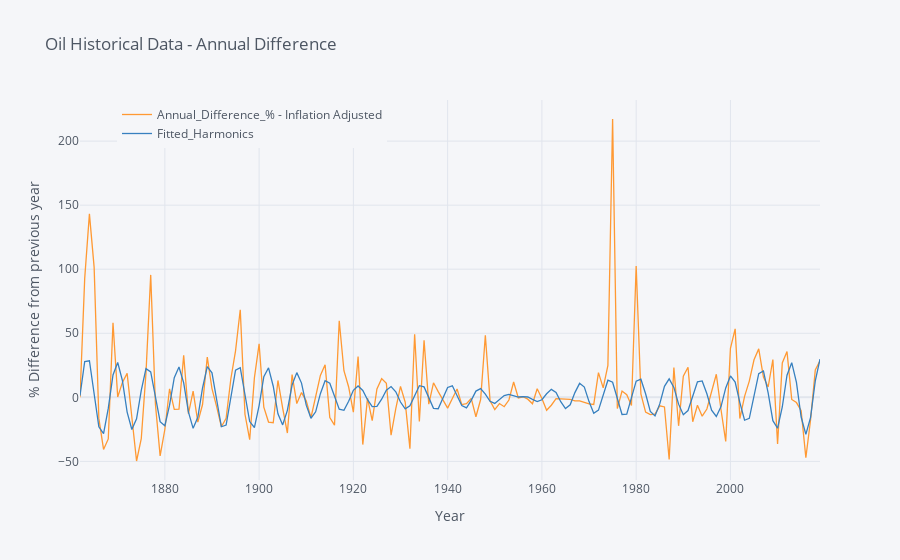

The cell this chart's notebook holds for it:
### Markdown cell above
Fit some weird harmonics

### Code cell
import matplotlib.pyplot as plt
from scipy.optimize import curve_fit

def func(x, a, b, c, d, e, g):
     return a*np.sin(x*g) + b*np.sin(x+d) + c*np.cos(x*e)

df = Oil_since_1861_for_graph
#Define the data to be fit with some noise:
xdata_pre = df.index
ydata = df.loc[:,'Annual_Difference_% - Inflation Adjusted']
xdata = np.linspace(1,len(ydata),len(ydata))

#Fit for the parameters a, b, c of the function func:
popt, pcov = curve_fit(func, xdata, ydata)

Oil_since_1861_for_graph_fits = Oil_since_1861_for_graph_fin[['Annual_Difference_% - Inflation Adjusted']]
Oil_since_1861_for_graph_fits['Fitted_Harmonics'] = func(xdata, *popt)

fig5 = Oil_since_1861_for_graph_fits.iplot(asFigure=True ,xTitle="Year",
                    yTitle="% Difference from previous year", title="Oil Historical Data - Annual Difference")
fig5.update_layout(
    legend=dict(
        x=0.05,
        y=1,
    )
)
fig5.show()

### Figure 1 — Plotly figure (JSON) as saved in the notebook; plotly's stock layout.template omitted (floating-point values rounded to 4 significant figures; data arrays with more than 128 entries replaced by an {"elided": "..."} marker saying what was removed)
{"data": [{"line": {"color": "rgba(255, 153, 51, 1.0)", "dash": "solid", "shape": "linear", "width": 1.3}, "mode": "lines", "name": "Annual_Difference_% - Inflation Adjusted", "text": "", "type": "scatter", "x": {"elided": "158 str values"}, "y": {"elided": "158 float values"}}, {"line": {"color": "rgba(55, 128, 191, 1.0)", "dash": "solid", "shape": "linear", "width": 1.3}, "mode": "lines", "name": "Fitted_Harmonics", "text": "", "type": "scatter", "x": {"elided": "158 str values"}, "y": {"elided": "158 float values"}}], "layout": {"legend": {"bgcolor": "#F5F6F9", "font": {"color": "#4D5663"}, "x": 0.05, "y": 1}, "paper_bgcolor": "#F5F6F9", "plot_bgcolor": "#F5F6F9", "title": {"font": {"color": "#4D5663"}, "text": "Oil Historical Data - Annual Difference"}, "xaxis": {"gridcolor": "#E1E5ED", "showgrid": true, "tickfont": {"color": "#4D5663"}, "title": {"font": {"color": "#4D5663"}, "text": "Year"}, "zerolinecolor": "#E1E5ED"}, "yaxis": {"gridcolor": "#E1E5ED", "showgrid": true, "tickfont": {"color": "#4D5663"}, "title": {"font": {"color": "#4D5663"}, "text": "% Difference from previous year"}, "zerolinecolor": "#E1E5ED"}}}
